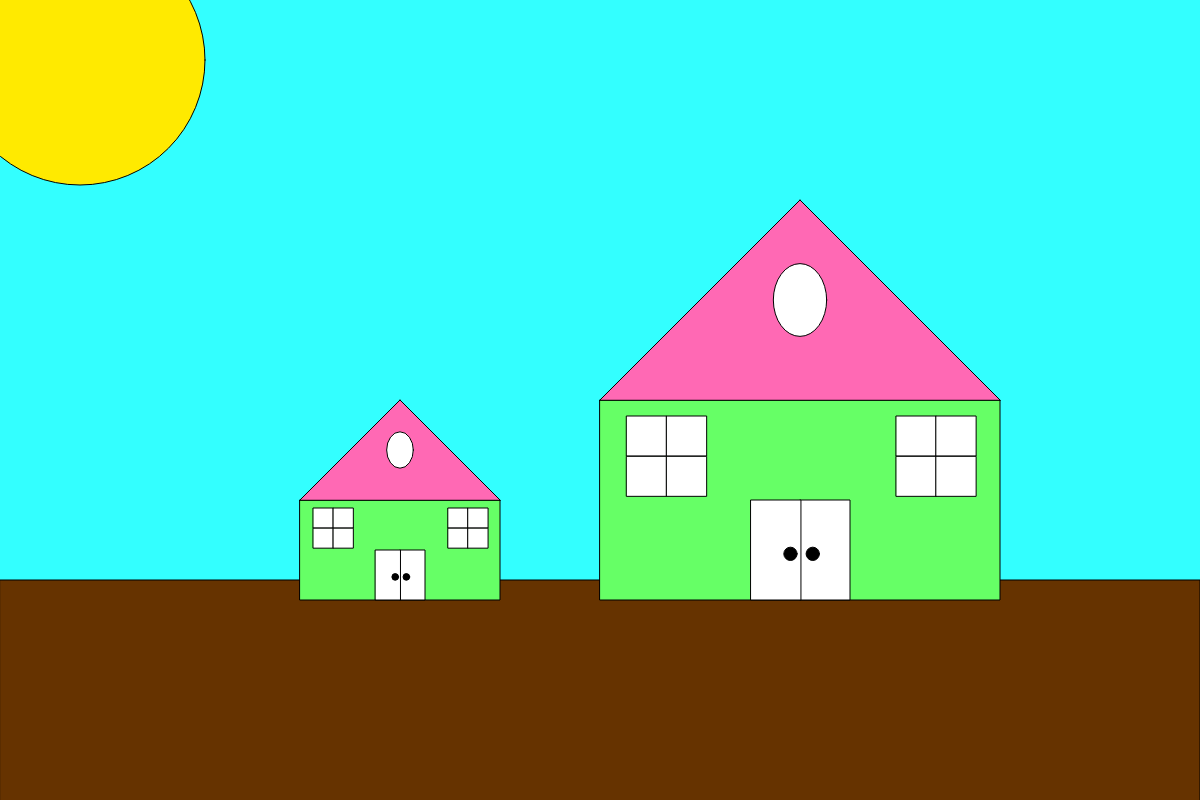
Frame 1 (no input)
Frame 60 (no input): identical to frame 1, image omitted
Frame 120 (the mouse pressed at the canvas centre since frame 60): identical to frame 1, image omitted

The p5.js sketch that drew this single still picture (run headless with seeded random() and noise() and a simulated clock; from frame 60 on, the mouse is pressed at the canvas centre):

// p5.js sketch
// ── sketch.js
/*
House Assignment
Created by Ryan Milne
March 18, 2019
*/

function setup() {
  // put setup code here
  // create the canvas
  createCanvas(1200,800);

}

function draw() {
  // put drawing code here
  // set the width of the house
  // change this variable to scale the house
  var houseWidth = 400;
  var width = 1200
  var height = 800
  // background
  background(51,255,255);

  // The sun
  fill(255,234,0);
  ellipse(80,60,250,250);

  // ground
  fill(102,51,0);
  rect(0,height/2+houseWidth/2-20,1200,800);

  // 1st House

  // main part of the house
  fill(102,255,102);
  rect(width/2, height/2, houseWidth, houseWidth/2);

  // house windows
  fill(255,255,255);
  rect(width/2+houseWidth/15, height/2+houseWidth/25, houseWidth/10, houseWidth/10);
  rect(width/2+houseWidth/15, height/2+houseWidth/7.1, houseWidth/10, houseWidth/10);
  rect(width/2+houseWidth/6, height/2+houseWidth/25, houseWidth/10, houseWidth/10);
  rect(width/2+houseWidth/6, height/2+houseWidth/7.1, houseWidth/10, houseWidth/10);
  // right house window
  rect(width/2+houseWidth/1.35, height/2+houseWidth/25, houseWidth/10, houseWidth/10);
  rect(width/2+houseWidth/1.35, height/2+houseWidth/7.1, houseWidth/10, houseWidth/10);
  rect(width/2+houseWidth/1.19, height/2+houseWidth/25, houseWidth/10, houseWidth/10);
  rect(width/2+houseWidth/1.19, height/2+houseWidth/7.1, houseWidth/10, houseWidth/10);

  // door
  rect(width/2+houseWidth/2, height/2+houseWidth/4, houseWidth/8, houseWidth/4);
  rect(width/2+houseWidth/2.65, height/2+houseWidth/4, houseWidth/8, houseWidth/4);

  // door knob
  fill(0);
  ellipse(width/2+houseWidth/2.1,height/2+houseWidth/2.6,houseWidth/30,houseWidth/30);
  ellipse(width/2+houseWidth/1.88,height/2+houseWidth/2.6,houseWidth/30,houseWidth/30);
  // roof
  fill(255,105,180);
  line(width/2, height/2, width/2+houseWidth/2, height/2-houseWidth/2);
  line(width/2+houseWidth, height/2, width/2+houseWidth/2, height/2-houseWidth/2);
  // or
  triangle(width/2, height/2, width/2+houseWidth/2, height/2-houseWidth/2, width/2+houseWidth, height/2);

  // roof window
  fill(255,255,255);
  ellipse(width/2+houseWidth/2,height/2-houseWidth/4,houseWidth/7.5,houseWidth/5.5);




  // 2nd House


var houseWidth = 200;
var width = 600
var height = 1000
// main part of the house
fill(102,255,102);
rect(width/2, height/2, houseWidth, houseWidth/2);

// house windows
fill(255,255,255);
rect(width/2+houseWidth/15, height/2+houseWidth/25, houseWidth/10, houseWidth/10);
rect(width/2+houseWidth/15, height/2+houseWidth/7.1, houseWidth/10, houseWidth/10);
rect(width/2+houseWidth/6, height/2+houseWidth/25, houseWidth/10, houseWidth/10);
rect(width/2+houseWidth/6, height/2+houseWidth/7.1, houseWidth/10, houseWidth/10);
// right house window
rect(width/2+houseWidth/1.35, height/2+houseWidth/25, houseWidth/10, houseWidth/10);
rect(width/2+houseWidth/1.35, height/2+houseWidth/7.1, houseWidth/10, houseWidth/10);
rect(width/2+houseWidth/1.19, height/2+houseWidth/25, houseWidth/10, houseWidth/10);
rect(width/2+houseWidth/1.19, height/2+houseWidth/7.1, houseWidth/10, houseWidth/10);

// door
rect(width/2+houseWidth/2, height/2+houseWidth/4, houseWidth/8, houseWidth/4);
rect(width/2+houseWidth/2.65, height/2+houseWidth/4, houseWidth/8, houseWidth/4);

// door knob
fill(0);
ellipse(width/2+houseWidth/2.1,height/2+houseWidth/2.6,houseWidth/30,houseWidth/30);
ellipse(width/2+houseWidth/1.88,height/2+houseWidth/2.6,houseWidth/30,houseWidth/30);
// roof
fill(255,105,180);
line(width/2, height/2, width/2+houseWidth/2, height/2-houseWidth/2);
line(width/2+houseWidth, height/2, width/2+houseWidth/2, height/2-houseWidth/2);
// or
triangle(width/2, height/2, width/2+houseWidth/2, height/2-houseWidth/2, width/2+houseWidth, height/2);

// roof window
fill(255,255,255);
ellipse(width/2+houseWidth/2,height/2-houseWidth/4,houseWidth/7.5,houseWidth/5.5);

}
